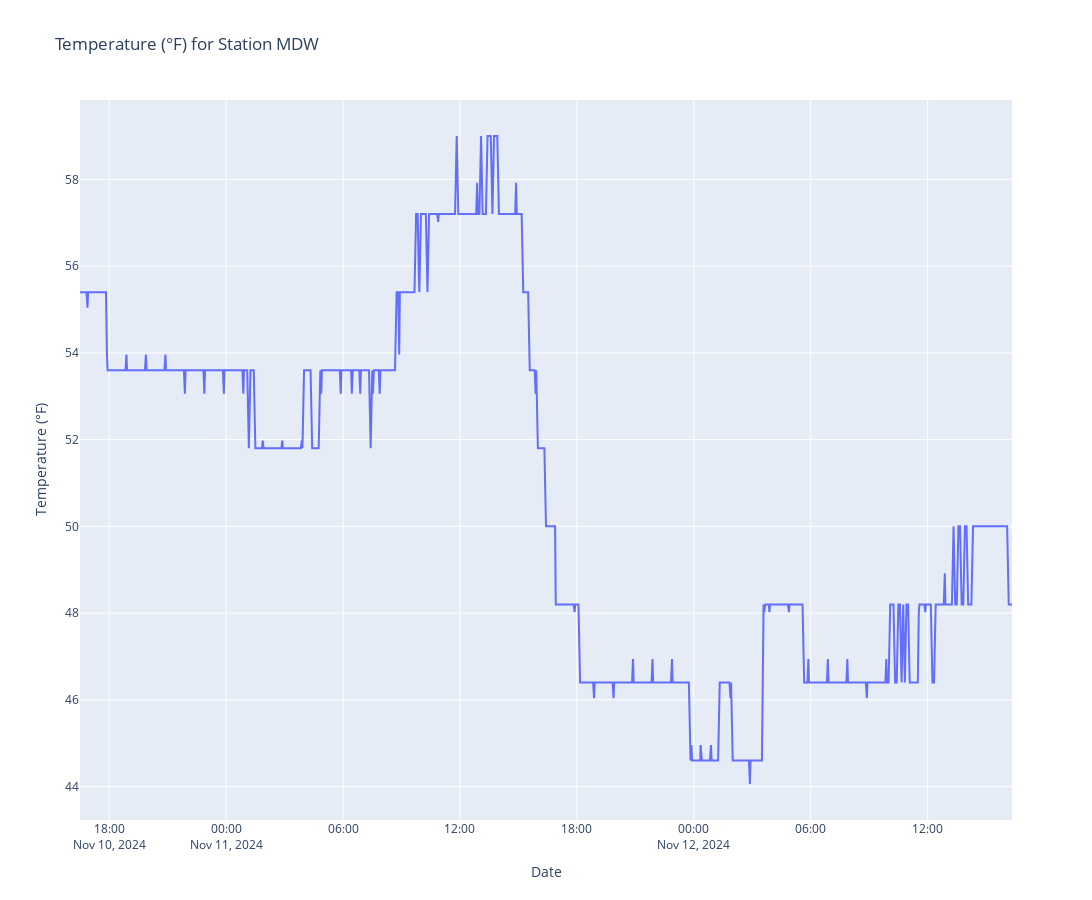

Here is the notebook cell this chart was saved with:
### Code cell
import pandas as pd
pd.options.plotting.backend = "plotly"

import plotly.express as px

fig = px.line(df, y="temperature", title=f"Temperature (°F) for Station {station}", width=1800, height=900)
fig.update_traces(mode="lines", hovertemplate=None)
fig.update_layout(hovermode="x")
fig.update_yaxes(title="Temperature (°F)")
fig.update_xaxes(title="Date")

fig.show()

### Figure 1 — Plotly figure (JSON) as saved in the notebook; plotly's stock layout.template omitted (floating-point values rounded to 4 significant figures; data arrays with more than 128 entries replaced by an {"elided": "..."} marker saying what was removed)
{"data": [{"legendgroup": "", "line": {"color": "#636efa", "dash": "solid"}, "marker": {"symbol": "circle"}, "mode": "lines", "name": "", "orientation": "v", "showlegend": false, "type": "scatter", "x": {"elided": "629 str values"}, "xaxis": "x", "y": {"elided": "629 float values"}, "yaxis": "y"}], "layout": {"height": 900, "hovermode": "x", "legend": {"tracegroupgap": 0}, "title": {"text": "Temperature (°F) for Station MDW"}, "width": 1800, "xaxis": {"anchor": "y", "domain": [0, 1], "title": {"text": "Date"}}, "yaxis": {"anchor": "x", "domain": [0, 1], "title": {"text": "Temperature (°F)"}}}}
